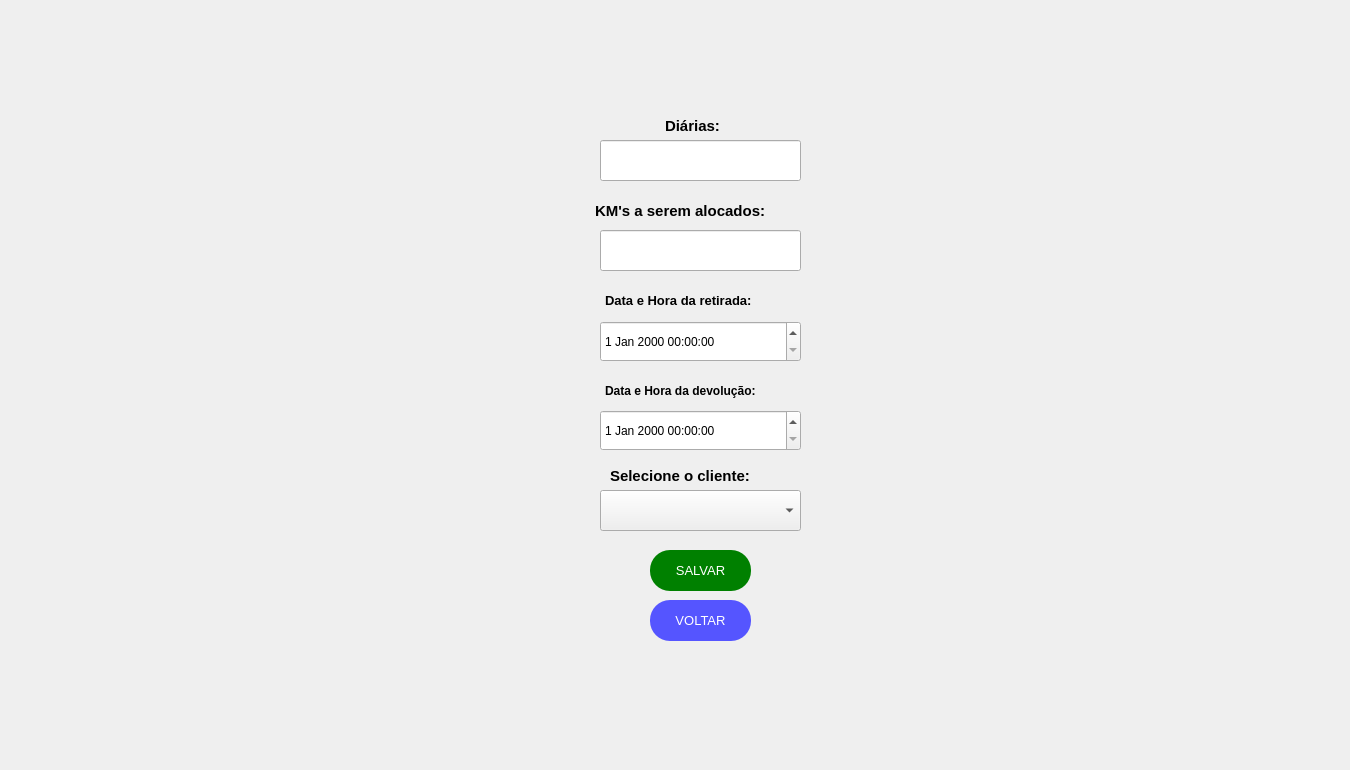
  <widget class="QWidget" name="centralwidget">
   <widget class="QPushButton" name="hrvt2">
    <property name="geometry">
     <rect>
      <x>40</x>
      <y>20</y>
      <width>501</width>
      <height>311</height>
     </rect>
    </property>
    <property name="palette">
     <palette>
      <active>
       <colorrole role="WindowText">
        <brush brushstyle="SolidPattern">
         <color alpha="255">
          <red>170</red>
          <green>85</green>
          <blue>0</blue>
         </color>
        </brush>
       </colorrole>
       <colorrole role="Text">
        <brush brushstyle="SolidPattern">
         <color alpha="255">
          <red>0</red>
          <green>0</green>
          <blue>0</blue>
         </color>
        </brush>
       </colorrole>
       <colorrole role="BrightText">
        <brush brushstyle="SolidPattern">
         <color alpha="255">
          <red>203</red>
          <green>255</green>
          <blue>80</blue>
         </color>
        </brush>
       </colorrole>
       <colorrole role="ButtonText">
        <brush brushstyle="SolidPattern">
         <color alpha="255">
          <red>57</red>
          <green>87</green>
          <blue>255</blue>
         </color>
        </brush>
       </colorrole>
       <colorrole role="ToolTipBase">
        <brush brushstyle="SolidPattern">
         <color alpha="255">
          <red>255</red>
          <green>255</green>
          <blue>0</blue>
         </color>
        </brush>
       </colorrole>
       <colorrole role="PlaceholderText">
        <brush brushstyle="SolidPattern">
         <color alpha="128">
          <red>0</red>
          <green>0</green>
          <blue>0</blue>
         </color>
        </brush>
       </colorrole>
      </active>
      <inactive>
       <colorrole role="WindowText">
        <brush brushstyle="SolidPattern">
         <color alpha="255">
          <red>170</red>
          <green>85</green>
          <blue>0</blue>
         </color>
        </brush>
       </colorrole>
       <colorrole role="Text">
        <brush brushstyle="SolidPattern">
         <color alpha="255">
          <red>0</red>
          <green>0</green>
          <blue>0</blue>
         </color>
        </brush>
       </colorrole>
       <colorrole role="BrightText">
        <brush brushstyle="SolidPattern">
         <color alpha="255">
          <red>203</red>
          <green>255</green>
          <blue>80</blue>
         </color>
        </brush>
       </colorrole>
       <colorrole role="ButtonText">
        <brush brushstyle="SolidPattern">
         <color alpha="255">
          <red>57</red>
          <green>87</green>
          <blue>255</blue>
         </color>
        </brush>
       </colorrole>
       <colorrole role="ToolTipBase">
        <brush brushstyle="SolidPattern">
         <color alpha="255">
          <red>255</red>
          <green>255</green>
          <blue>0</blue>
         </color>
        </brush>
       </colorrole>
       <colorrole role="PlaceholderText">
        <brush brushstyle="SolidPattern">
         <color alpha="128">
          <red>0</red>
          <green>0</green>
          <blue>0</blue>
         </color>
        </brush>
       </colorrole>
      </inactive>
      <disabled>
       <colorrole role="WindowText">
        <brush brushstyle="SolidPattern">
         <color alpha="255">
          <red>4</red>
          <green>15</green>
          <blue>30</blue>
         </color>
        </brush>
       </colorrole>
       <colorrole role="Text">
        <brush brushstyle="SolidPattern">
         <color alpha="255">
          <red>120</red>
          <green>120</green>
          <blue>120</blue>
         </color>
        </brush>
       </colorrole>
       <colorrole role="BrightText">
        <brush brushstyle="SolidPattern">
         <color alpha="255">
          <red>203</red>
          <green>255</green>
          <blue>80</blue>
         </color>
        </brush>
       </colorrole>
       <colorrole role="ButtonText">
        <brush brushstyle="SolidPattern">
         <color alpha="255">
          <red>120</red>
          <green>120</green>
          <blue>120</blue>
         </color>
        </brush>
       </colorrole>
       <colorrole role="ToolTipBase">
        <brush brushstyle="SolidPattern">
         <color alpha="255">
          <red>255</red>
          <green>255</green>
          <blue>0</blue>
         </color>
        </brush>
       </colorrole>
       <colorrole role="PlaceholderText">
        <brush brushstyle="SolidPattern">
         <color alpha="128">
          <red>0</red>
          <green>0</green>
          <blue>0</blue>
         </color>
        </brush>
       </colorrole>
      </disabled>
     </palette>
    </property>
    <property name="font">
     <font>
      <family>Arial</family>
      <weight>75</weight>
      <bold>true</bold>
     </font>
    </property>
    <property name="contextMenuPolicy">
     <enum>Qt::CustomContextMenu</enum>
    </property>
    <property name="text">
     <string/>
    </property>
    <property name="icon">
     <iconset>
      <normaloff>../Imagens/6-HRV(T2).png</normaloff>../Imagens/6-HRV(T2).png</iconset>
    </property>
    <property name="iconSize">
     <size>
      <width>492</width>
      <height>456</height>
     </size>
    </property>
    <property name="checkable">
     <bool>false</bool>
    </property>
    <property name="autoRepeat">
     <bool>false</bool>
    </property>
    <property name="autoExclusive">
     <bool>false</bool>
    </property>
    <property name="autoDefault">
     <bool>false</bool>
    </property>
    <property name="default">
     <bool>false</bool>
    </property>
    <property name="flat">
     <bool>true</bool>
    </property>
   </widget>
   <widget class="QLabel" name="logoT5">
    <property name="enabled">
     <bool>true</bool>
    </property>
    <property name="geometry">
     <rect>
      <x>1110</x>
      <y>530</y>
      <width>231</width>
      <height>231</height>
     </rect>
    </property>
    <property name="toolTip">
     <string>&lt;html&gt;&lt;head/&gt;&lt;body&gt;&lt;p align=&quot;center&quot;&gt;&lt;br/&gt;&lt;/p&gt;&lt;/body&gt;&lt;/html&gt;</string>
    </property>
    <property name="whatsThis">
     <string>&lt;html&gt;&lt;head/&gt;&lt;body&gt;&lt;p align=&quot;center&quot;&gt;&lt;br/&gt;&lt;/p&gt;&lt;/body&gt;&lt;/html&gt;</string>
    </property>
    <property name="autoFillBackground">
     <bool>false</bool>
    </property>
    <property name="styleSheet">
     <string notr="true"/>
    </property>
    <property name="text">
     <string/>
    </property>
    <property name="pixmap">
     <pixmap>../Logos/LOGO2.png</pixmap>
    </property>
    <property name="scaledContents">
     <bool>true</bool>
    </property>
    <property name="wordWrap">
     <bool>false</bool>
    </property>
   </widget>
   <widget class="QComboBox" name="datacli_hrv_2">
    <property name="geometry">
     <rect>
      <x>600</x>
      <y>490</y>
      <width>201</width>
      <height>41</height>
     </rect>
    </property>
   </widget>
   <widget class="QLabel" name="datade_hrv">
    <property name="geometry">
     <rect>
      <x>605</x>
      <y>370</y>
      <width>191</width>
      <height>41</height>
     </rect>
    </property>
    <property name="font">
     <font>
      <family>Arial</family>
      <pointsize>9</pointsize>
      <weight>75</weight>
      <bold>true</bold>
     </font>
    </property>
    <property name="text">
     <string>Data e Hora da devolução:</string>
    </property>
   </widget>
   <widget class="QLabel" name="datacli_hrv">
    <property name="geometry">
     <rect>
      <x>610</x>
      <y>460</y>
      <width>181</width>
      <height>31</height>
     </rect>
    </property>
    <property name="font">
     <font>
      <family>Arial</family>
      <pointsize>11</pointsize>
      <weight>75</weight>
      <bold>true</bold>
     </font>
    </property>
    <property name="text">
     <string>Selecione o cliente:</string>
    </property>
   </widget>
   <widget class="QLabel" name="kmsalocados_hrv">
    <property name="geometry">
     <rect>
      <x>595</x>
      <y>185</y>
      <width>211</width>
      <height>51</height>
     </rect>
    </property>
    <property name="font">
     <font>
      <family>Arial</family>
      <pointsize>11</pointsize>
      <weight>75</weight>
      <bold>true</bold>
     </font>
    </property>
    <property name="text">
     <string>KM's a serem alocados:</string>
    </property>
   </widget>
   <widget class="QLineEdit" name="kmspace_hrv">
    <property name="geometry">
     <rect>
      <x>600</x>
      <y>230</y>
      <width>201</width>
      <height>41</height>
     </rect>
    </property>
    <property name="font">
     <font>
      <pointsize>8</pointsize>
     </font>
    </property>
    <property name="styleSheet">
     <string notr="true">color: rgb(0, 0, 0);</string>
    </property>
    <property name="echoMode">
     <enum>QLineEdit::Password</enum>
    </property>
   </widget>
   <widget class="QDateTimeEdit" name="datare_hrv_2">
    <property name="geometry">
     <rect>
      <x>600</x>
      <y>321</y>
      <width>201</width>
      <height>41</height>
     </rect>
    </property>
    <property name="styleSheet">
     <string notr="true">QDateTime{rgb(0, 0, 0)}</string>
    </property>
   </widget>
   <widget class="QPushButton" name="confirmar_hrv">
    <property name="geometry">
     <rect>
      <x>645</x>
      <y>550</y>
      <width>111</width>
      <height>51</height>
     </rect>
    </property>
    <property name="palette">
     <palette>
      <active>
       <colorrole role="WindowText">
        <brush brushstyle="SolidPattern">
         <color alpha="255">
          <red>170</red>
          <green>85</green>
          <blue>0</blue>
         </color>
        </brush>
       </colorrole>
       <colorrole role="Text">
        <brush brushstyle="SolidPattern">
         <color alpha="255">
          <red>0</red>
          <green>0</green>
          <blue>0</blue>
         </color>
        </brush>
       </colorrole>
       <colorrole role="BrightText">
        <brush brushstyle="SolidPattern">
         <color alpha="255">
          <red>203</red>
          <green>255</green>
          <blue>80</blue>
         </color>
        </brush>
       </colorrole>
       <colorrole role="ButtonText">
        <brush brushstyle="SolidPattern">
         <color alpha="255">
          <red>57</red>
          <green>87</green>
          <blue>255</blue>
         </color>
        </brush>
       </colorrole>
       <colorrole role="ToolTipBase">
        <brush brushstyle="SolidPattern">
         <color alpha="255">
          <red>255</red>
          <green>255</green>
          <blue>0</blue>
         </color>
        </brush>
       </colorrole>
       <colorrole role="PlaceholderText">
        <brush brushstyle="SolidPattern">
         <color alpha="128">
          <red>0</red>
          <green>0</green>
          <blue>0</blue>
         </color>
        </brush>
       </colorrole>
      </active>
      <inactive>
       <colorrole role="WindowText">
        <brush brushstyle="SolidPattern">
         <color alpha="255">
          <red>170</red>
          <green>85</green>
          <blue>0</blue>
         </color>
        </brush>
       </colorrole>
       <colorrole role="Text">
        <brush brushstyle="SolidPattern">
         <color alpha="255">
          <red>0</red>
          <green>0</green>
          <blue>0</blue>
         </color>
        </brush>
       </colorrole>
       <colorrole role="BrightText">
        <brush brushstyle="SolidPattern">
         <color alpha="255">
          <red>203</red>
          <green>255</green>
          <blue>80</blue>
         </color>
        </brush>
       </colorrole>
       <colorrole role="ButtonText">
        <brush brushstyle="SolidPattern">
         <color alpha="255">
          <red>57</red>
          <green>87</green>
          <blue>255</blue>
         </color>
        </brush>
       </colorrole>
       <colorrole role="ToolTipBase">
        <brush brushstyle="SolidPattern">
         <color alpha="255">
          <red>255</red>
          <green>255</green>
          <blue>0</blue>
         </color>
        </brush>
       </colorrole>
       <colorrole role="PlaceholderText">
        <brush brushstyle="SolidPattern">
         <color alpha="128">
          <red>0</red>
          <green>0</green>
          <blue>0</blue>
         </color>
        </brush>
       </colorrole>
      </inactive>
      <disabled>
       <colorrole role="WindowText">
        <brush brushstyle="SolidPattern">
         <color alpha="255">
          <red>4</red>
          <green>15</green>
          <blue>30</blue>
         </color>
        </brush>
       </colorrole>
       <colorrole role="Text">
        <brush brushstyle="SolidPattern">
         <color alpha="255">
          <red>120</red>
          <green>120</green>
          <blue>120</blue>
         </color>
        </brush>
       </colorrole>
       <colorrole role="BrightText">
        <brush brushstyle="SolidPattern">
         <color alpha="255">
          <red>203</red>
          <green>255</green>
          <blue>80</blue>
         </color>
        </brush>
       </colorrole>
       <colorrole role="ButtonText">
        <brush brushstyle="SolidPattern">
         <color alpha="255">
          <red>120</red>
          <green>120</green>
          <blue>120</blue>
         </color>
        </brush>
       </colorrole>
       <colorrole role="ToolTipBase">
        <brush brushstyle="SolidPattern">
         <color alpha="255">
          <red>255</red>
          <green>255</green>
          <blue>0</blue>
         </color>
        </brush>
       </colorrole>
       <colorrole role="PlaceholderText">
        <brush brushstyle="SolidPattern">
         <color alpha="128">
          <red>0</red>
          <green>0</green>
          <blue>0</blue>
         </color>
        </brush>
       </colorrole>
      </disabled>
     </palette>
    </property>
    <property name="font">
     <font>
      <family>Arial</family>
      <weight>75</weight>
      <bold>true</bold>
     </font>
    </property>
    <property name="contextMenuPolicy">
     <enum>Qt::CustomContextMenu</enum>
    </property>
    <property name="text">
     <string/>
    </property>
    <property name="icon">
     <iconset>
      <normaloff>Imagens/CONFIRMAR.png</normaloff>Imagens/CONFIRMAR.png</iconset>
    </property>
    <property name="iconSize">
     <size>
      <width>96</width>
      <height>100</height>
     </size>
    </property>
    <property name="checkable">
     <bool>false</bool>
    </property>
    <property name="autoRepeat">
     <bool>false</bool>
    </property>
    <property name="autoExclusive">
     <bool>false</bool>
    </property>
    <property name="autoDefault">
     <bool>false</bool>
    </property>
    <property name="default">
     <bool>false</bool>
    </property>
    <property name="flat">
     <bool>true</bool>
    </property>
   </widget>
   <widget class="QLabel" name="diarias_hrv">
    <property name="geometry">
     <rect>
      <x>665</x>
      <y>110</y>
      <width>71</width>
      <height>31</height>
     </rect>
    </property>
    <property name="font">
     <font>
      <family>Arial</family>
      <pointsize>11</pointsize>
      <weight>75</weight>
      <bold>true</bold>
     </font>
    </property>
    <property name="text">
     <string>Diárias:</string>
    </property>
   </widget>
   <widget class="QLabel" name="datare_hrv">
    <property name="geometry">
     <rect>
      <x>605</x>
      <y>280</y>
      <width>191</width>
      <height>41</height>
     </rect>
    </property>
    <property name="font">
     <font>
      <family>Arial</family>
      <pointsize>10</pointsize>
      <weight>75</weight>
      <bold>true</bold>
     </font>
    </property>
    <property name="text">
     <string>Data e Hora da retirada:</string>
    </property>
   </widget>
   <widget class="QLineEdit" name="diariaspace_hrv">
    <property name="geometry">
     <rect>
      <x>600</x>
      <y>140</y>
      <width>201</width>
      <height>41</height>
     </rect>
    </property>
    <property name="font">
     <font>
      <pointsize>8</pointsize>
     </font>
    </property>
    <property name="styleSheet">
     <string notr="true">color: rgb(0, 0, 0);</string>
    </property>
   </widget>
   <widget class="QDateTimeEdit" name="datade_hrv_2">
    <property name="geometry">
     <rect>
      <x>600</x>
      <y>410</y>
      <width>201</width>
      <height>41</height>
     </rect>
    </property>
    <property name="styleSheet">
     <string notr="true">QDateTime{rgb(0, 0, 0)}</string>
    </property>
   </widget>
   <widget class="QPushButton" name="salvar_1">
    <property name="geometry">
     <rect>
      <x>650</x>
      <y>550</y>
      <width>101</width>
      <height>41</height>
     </rect>
    </property>
    <property name="palette">
     <palette>
      <active>
       <colorrole role="WindowText">
        <brush brushstyle="SolidPattern">
         <color alpha="255">
          <red>255</red>
          <green>255</green>
          <blue>255</blue>
         </color>
        </brush>
       </colorrole>
       <colorrole role="Button">
        <brush brushstyle="SolidPattern">
         <color alpha="255">
          <red>0</red>
          <green>128</green>
          <blue>0</blue>
         </color>
        </brush>
       </colorrole>
       <colorrole role="Text">
        <brush brushstyle="SolidPattern">
         <color alpha="255">
          <red>255</red>
          <green>255</green>
          <blue>255</blue>
         </color>
        </brush>
       </colorrole>
       <colorrole role="BrightText">
        <brush brushstyle="SolidPattern">
         <color alpha="255">
          <red>203</red>
          <green>255</green>
          <blue>80</blue>
         </color>
        </brush>
       </colorrole>
       <colorrole role="ButtonText">
        <brush brushstyle="SolidPattern">
         <color alpha="255">
          <red>255</red>
          <green>255</green>
          <blue>255</blue>
         </color>
        </brush>
       </colorrole>
       <colorrole role="Base">
        <brush brushstyle="SolidPattern">
         <color alpha="255">
          <red>0</red>
          <green>128</green>
          <blue>0</blue>
         </color>
        </brush>
       </colorrole>
       <colorrole role="Window">
        <brush brushstyle="SolidPattern">
         <color alpha="255">
          <red>0</red>
          <green>128</green>
          <blue>0</blue>
         </color>
        </brush>
       </colorrole>
       <colorrole role="ToolTipBase">
        <brush brushstyle="SolidPattern">
         <color alpha="255">
          <red>255</red>
          <green>255</green>
          <blue>0</blue>
         </color>
        </brush>
       </colorrole>
       <colorrole role="PlaceholderText">
        <brush brushstyle="SolidPattern">
         <color alpha="128">
          <red>0</red>
          <green>0</green>
          <blue>0</blue>
         </color>
        </brush>
       </colorrole>
      </active>
      <inactive>
       <colorrole role="WindowText">
        <brush brushstyle="SolidPattern">
         <color alpha="255">
          <red>255</red>
          <green>255</green>
          <blue>255</blue>
         </color>
        </brush>
       </colorrole>
       <colorrole role="Button">
        <brush brushstyle="SolidPattern">
         <color alpha="255">
          <red>0</red>
          <green>128</green>
          <blue>0</blue>
         </color>
        </brush>
       </colorrole>
       <colorrole role="Text">
        <brush brushstyle="SolidPattern">
         <color alpha="255">
          <red>255</red>
          <green>255</green>
          <blue>255</blue>
         </color>
        </brush>
       </colorrole>
       <colorrole role="BrightText">
        <brush brushstyle="SolidPattern">
         <color alpha="255">
          <red>203</red>
          <green>255</green>
          <blue>80</blue>
         </color>
        </brush>
       </colorrole>
       <colorrole role="ButtonText">
        <brush brushstyle="SolidPattern">
         <color alpha="255">
          <red>255</red>
          <green>255</green>
          <blue>255</blue>
         </color>
        </brush>
       </colorrole>
       <colorrole role="Base">
        <brush brushstyle="SolidPattern">
         <color alpha="255">
          <red>0</red>
          <green>128</green>
          <blue>0</blue>
         </color>
        </brush>
       </colorrole>
       <colorrole role="Window">
        <brush brushstyle="SolidPattern">
         <color alpha="255">
          <red>0</red>
          <green>128</green>
          <blue>0</blue>
         </color>
        </brush>
       </colorrole>
       <colorrole role="ToolTipBase">
        <brush brushstyle="SolidPattern">
         <color alpha="255">
          <red>255</red>
          <green>255</green>
          <blue>0</blue>
         </color>
        </brush>
       </colorrole>
       <colorrole role="PlaceholderText">
        <brush brushstyle="SolidPattern">
         <color alpha="128">
          <red>0</red>
          <green>0</green>
          <blue>0</blue>
         </color>
        </brush>
       </colorrole>
      </inactive>
      <disabled>
       <colorrole role="WindowText">
        <brush brushstyle="SolidPattern">
         <color alpha="255">
          <red>255</red>
          <green>255</green>
          <blue>255</blue>
         </color>
        </brush>
       </colorrole>
       <colorrole role="Button">
        <brush brushstyle="SolidPattern">
         <color alpha="255">
          <red>0</red>
          <green>128</green>
          <blue>0</blue>
         </color>
        </brush>
       </colorrole>
       <colorrole role="Text">
        <brush brushstyle="SolidPattern">
         <color alpha="255">
          <red>255</red>
          <green>255</green>
          <blue>255</blue>
         </color>
        </brush>
       </colorrole>
       <colorrole role="BrightText">
        <brush brushstyle="SolidPattern">
         <color alpha="255">
          <red>203</red>
          <green>255</green>
          <blue>80</blue>
         </color>
        </brush>
       </colorrole>
       <colorrole role="ButtonText">
        <brush brushstyle="SolidPattern">
         <color alpha="255">
          <red>255</red>
          <green>255</green>
          <blue>255</blue>
         </color>
        </brush>
       </colorrole>
       <colorrole role="Base">
        <brush brushstyle="SolidPattern">
         <color alpha="255">
          <red>0</red>
          <green>128</green>
          <blue>0</blue>
         </color>
        </brush>
       </colorrole>
       <colorrole role="Window">
        <brush brushstyle="SolidPattern">
         <color alpha="255">
          <red>0</red>
          <green>128</green>
          <blue>0</blue>
         </color>
        </brush>
       </colorrole>
       <colorrole role="ToolTipBase">
        <brush brushstyle="SolidPattern">
         <color alpha="255">
          <red>255</red>
          <green>255</green>
          <blue>0</blue>
         </color>
        </brush>
       </colorrole>
       <colorrole role="PlaceholderText">
        <brush brushstyle="SolidPattern">
         <color alpha="128">
          <red>0</red>
          <green>0</green>
          <blue>0</blue>
         </color>
        </brush>
       </colorrole>
      </disabled>
     </palette>
    </property>
    <property name="font">
     <font>
      <family>Arial</family>
      <pointsize>10</pointsize>
      <weight>9</weight>
      <italic>false</italic>
      <bold>false</bold>
     </font>
    </property>
    <property name="contextMenuPolicy">
     <enum>Qt::CustomContextMenu</enum>
    </property>
    <property name="styleSheet">
     <string notr="true">QPushButton{
	color:white;
	border-radius:20px;
	background-color: #008000;
	font: 75 10pt &quot;Arial&quot;;
}
QPushButton:hover{
	background-color: #005500;
}</string>
    </property>
    <property name="text">
     <string>SALVAR</string>
    </property>
    <property name="iconSize">
     <size>
      <width>93</width>
      <height>100</height>
     </size>
    </property>
    <property name="checkable">
     <bool>false</bool>
    </property>
    <property name="autoRepeat">
     <bool>false</bool>
    </property>
    <property name="autoExclusive">
     <bool>false</bool>
    </property>
    <property name="autoDefault">
     <bool>false</bool>
    </property>
    <property name="default">
     <bool>false</bool>
    </property>
    <property name="flat">
     <bool>true</bool>
    </property>
   </widget>
   <widget class="QPushButton" name="voltar_10">
    <property name="geometry">
     <rect>
      <x>650</x>
      <y>600</y>
      <width>101</width>
      <height>41</height>
     </rect>
    </property>
    <property name="palette">
     <palette>
      <active>
       <colorrole role="WindowText">
        <brush brushstyle="SolidPattern">
         <color alpha="255">
          <red>255</red>
          <green>255</green>
          <blue>255</blue>
         </color>
        </brush>
       </colorrole>
       <colorrole role="Button">
        <brush brushstyle="SolidPattern">
         <color alpha="255">
          <red>85</red>
          <green>85</green>
          <blue>255</blue>
         </color>
        </brush>
       </colorrole>
       <colorrole role="Text">
        <brush brushstyle="SolidPattern">
         <color alpha="255">
          <red>255</red>
          <green>255</green>
          <blue>255</blue>
         </color>
        </brush>
       </colorrole>
       <colorrole role="BrightText">
        <brush brushstyle="SolidPattern">
         <color alpha="255">
          <red>203</red>
          <green>255</green>
          <blue>80</blue>
         </color>
        </brush>
       </colorrole>
       <colorrole role="ButtonText">
        <brush brushstyle="SolidPattern">
         <color alpha="255">
          <red>255</red>
          <green>255</green>
          <blue>255</blue>
         </color>
        </brush>
       </colorrole>
       <colorrole role="Base">
        <brush brushstyle="SolidPattern">
         <color alpha="255">
          <red>85</red>
          <green>85</green>
          <blue>255</blue>
         </color>
        </brush>
       </colorrole>
       <colorrole role="Window">
        <brush brushstyle="SolidPattern">
         <color alpha="255">
          <red>85</red>
          <green>85</green>
          <blue>255</blue>
         </color>
        </brush>
       </colorrole>
       <colorrole role="ToolTipBase">
        <brush brushstyle="SolidPattern">
         <color alpha="255">
          <red>255</red>
          <green>255</green>
          <blue>0</blue>
         </color>
        </brush>
       </colorrole>
       <colorrole role="PlaceholderText">
        <brush brushstyle="SolidPattern">
         <color alpha="128">
          <red>0</red>
          <green>0</green>
          <blue>0</blue>
         </color>
        </brush>
       </colorrole>
      </active>
      <inactive>
       <colorrole role="WindowText">
        <brush brushstyle="SolidPattern">
         <color alpha="255">
          <red>255</red>
          <green>255</green>
          <blue>255</blue>
         </color>
        </brush>
       </colorrole>
       <colorrole role="Button">
        <brush brushstyle="SolidPattern">
         <color alpha="255">
          <red>85</red>
          <green>85</green>
          <blue>255</blue>
         </color>
        </brush>
       </colorrole>
       <colorrole role="Text">
        <brush brushstyle="SolidPattern">
         <color alpha="255">
          <red>255</red>
          <green>255</green>
          <blue>255</blue>
         </color>
        </brush>
       </colorrole>
       <colorrole role="BrightText">
        <brush brushstyle="SolidPattern">
         <color alpha="255">
          <red>203</red>
          <green>255</green>
          <blue>80</blue>
         </color>
        </brush>
       </colorrole>
       <colorrole role="ButtonText">
        <brush brushstyle="SolidPattern">
         <color alpha="255">
          <red>255</red>
          <green>255</green>
          <blue>255</blue>
         </color>
        </brush>
       </colorrole>
       <colorrole role="Base">
        <brush brushstyle="SolidPattern">
         <color alpha="255">
          <red>85</red>
          <green>85</green>
          <blue>255</blue>
         </color>
        </brush>
       </colorrole>
       <colorrole role="Window">
        <brush brushstyle="SolidPattern">
         <color alpha="255">
          <red>85</red>
          <green>85</green>
          <blue>255</blue>
         </color>
        </brush>
       </colorrole>
       <colorrole role="ToolTipBase">
        <brush brushstyle="SolidPattern">
         <color alpha="255">
          <red>255</red>
          <green>255</green>
          <blue>0</blue>
         </color>
        </brush>
       </colorrole>
       <colorrole role="PlaceholderText">
        <brush brushstyle="SolidPattern">
         <color alpha="128">
          <red>0</red>
          <green>0</green>
          <blue>0</blue>
         </color>
        </brush>
       </colorrole>
      </inactive>
      <disabled>
       <colorrole role="WindowText">
        <brush brushstyle="SolidPattern">
         <color alpha="255">
          <red>255</red>
          <green>255</green>
          <blue>255</blue>
         </color>
        </brush>
       </colorrole>
       <colorrole role="Button">
        <brush brushstyle="SolidPattern">
         <color alpha="255">
          <red>85</red>
          <green>85</green>
          <blue>255</blue>
         </color>
        </brush>
       </colorrole>
       <colorrole role="Text">
        <brush brushstyle="SolidPattern">
         <color alpha="255">
          <red>255</red>
          <green>255</green>
          <blue>255</blue>
         </color>
        </brush>
       </colorrole>
       <colorrole role="BrightText">
        <brush brushstyle="SolidPattern">
         <color alpha="255">
          <red>203</red>
          <green>255</green>
          <blue>80</blue>
         </color>
        </brush>
       </colorrole>
       <colorrole role="ButtonText">
        <brush brushstyle="SolidPattern">
         <color alpha="255">
          <red>255</red>
          <green>255</green>
          <blue>255</blue>
         </color>
        </brush>
       </colorrole>
       <colorrole role="Base">
        <brush brushstyle="SolidPattern">
         <color alpha="255">
          <red>85</red>
          <green>85</green>
          <blue>255</blue>
         </color>
        </brush>
       </colorrole>
       <colorrole role="Window">
        <brush brushstyle="SolidPattern">
         <color alpha="255">
          <red>85</red>
          <green>85</green>
          <blue>255</blue>
         </color>
        </brush>
       </colorrole>
       <colorrole role="ToolTipBase">
        <brush brushstyle="SolidPattern">
         <color alpha="255">
          <red>255</red>
          <green>255</green>
          <blue>0</blue>
         </color>
        </brush>
       </colorrole>
       <colorrole role="PlaceholderText">
        <brush brushstyle="SolidPattern">
         <color alpha="128">
          <red>0</red>
          <green>0</green>
          <blue>0</blue>
         </color>
        </brush>
       </colorrole>
      </disabled>
     </palette>
    </property>
    <property name="font">
     <font>
      <family>Arial</family>
      <pointsize>10</pointsize>
      <weight>9</weight>
      <italic>false</italic>
      <bold>false</bold>
     </font>
    </property>
    <property name="contextMenuPolicy">
     <enum>Qt::CustomContextMenu</enum>
    </property>
    <property name="styleSheet">
     <string notr="true">QPushButton{
	color:white;
	border-radius:20px;
	background-color: rgb(85, 85, 255);
	font: 75 10pt &quot;Arial&quot;;
}
QPushButton:hover{
	background-color: rgb(10, 10, 127);
}</string>
    </property>
    <property name="text">
     <string>VOLTAR</string>
    </property>
    <property name="iconSize">
     <size>
      <width>93</width>
      <height>100</height>
     </size>
    </property>
    <property name="checkable">
     <bool>false</bool>
    </property>
    <property name="autoRepeat">
     <bool>false</bool>
    </property>
    <property name="autoExclusive">
     <bool>false</bool>
    </property>
    <property name="autoDefault">
     <bool>false</bool>
    </property>
    <property name="default">
     <bool>false</bool>
    </property>
    <property name="flat">
     <bool>true</bool>
    </property>
   </widget>
  </widget>
